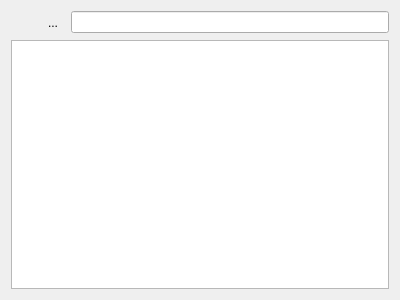
<?xml version="1.0" encoding="UTF-8"?>
<ui version="4.0">
 <class>TreeBookForm</class>
 <widget class="QWidget" name="TreeBookForm">
  <property name="geometry">
   <rect>
    <x>0</x>
    <y>0</y>
    <width>400</width>
    <height>300</height>
   </rect>
  </property>
  <property name="windowTitle">
   <string>Form</string>
  </property>
  <layout class="QVBoxLayout" name="verticalLayout">
   <item>
    <layout class="QHBoxLayout" name="horizontalLayout_2">
     <item>
      <widget class="QToolButton" name="toolButton_backward">
       <property name="text">
        <string/>
       </property>
       <property name="icon">
        <iconset resource="../../../../icons.qrc">
         <normaloff>:/icons/16x16/go-previous.png</normaloff>:/icons/16x16/go-previous.png</iconset>
       </property>
       <property name="autoRaise">
        <bool>true</bool>
       </property>
       <property name="arrowType">
        <enum>Qt::NoArrow</enum>
       </property>
      </widget>
     </item>
     <item>
      <widget class="QToolButton" name="toolButton_forward">
       <property name="text">
        <string>...</string>
       </property>
       <property name="icon">
        <iconset resource="../../../../icons.qrc">
         <normaloff>:/icons/16x16/go-next.png</normaloff>:/icons/16x16/go-next.png</iconset>
       </property>
       <property name="autoRaise">
        <bool>true</bool>
       </property>
      </widget>
     </item>
     <item>
      <widget class="QLineEdit" name="lineEdit"/>
     </item>
    </layout>
   </item>
   <item>
    <layout class="QHBoxLayout" name="horizontalLayout">
     <item>
      <widget class="QSplitter" name="splitter">
       <property name="orientation">
        <enum>Qt::Horizontal</enum>
       </property>
       <widget class="QTreeView" name="treeView"/>
      </widget>
     </item>
    </layout>
   </item>
  </layout>
 </widget>
 <resources>
  <include location="../../../../icons.qrc"/>
 </resources>
 <connections/>
</ui>
